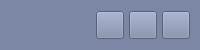
           <widget class="QFrame" name="contentTopBg">
            <property name="minimumSize">
             <size>
              <width>0</width>
              <height>50</height>
             </size>
            </property>
            <property name="maximumSize">
             <size>
              <width>16777215</width>
              <height>50</height>
             </size>
            </property>
            <property name="font">
             <font>
              <pointsize>10</pointsize>
              <italic>false</italic>
              <bold>false</bold>
              <kerning>true</kerning>
             </font>
            </property>
            <property name="styleSheet">
             <string notr="true">background-color: rgb(124, 135, 166)
</string>
            </property>
            <property name="frameShape">
             <enum>QFrame::NoFrame</enum>
            </property>
            <property name="frameShadow">
             <enum>QFrame::Raised</enum>
            </property>
            <layout class="QHBoxLayout" name="horizontalLayout">
             <property name="spacing">
              <number>0</number>
             </property>
             <property name="leftMargin">
              <number>0</number>
             </property>
             <property name="topMargin">
              <number>0</number>
             </property>
             <property name="rightMargin">
              <number>10</number>
             </property>
             <property name="bottomMargin">
              <number>0</number>
             </property>
             <item alignment="Qt::AlignRight">
              <widget class="QFrame" name="rightButtons">
               <property name="minimumSize">
                <size>
                 <width>0</width>
                 <height>28</height>
                </size>
               </property>
               <property name="frameShape">
                <enum>QFrame::NoFrame</enum>
               </property>
               <property name="frameShadow">
                <enum>QFrame::Raised</enum>
               </property>
               <layout class="QHBoxLayout" name="horizontalLayout_2">
                <property name="spacing">
                 <number>5</number>
                </property>
                <property name="leftMargin">
                 <number>0</number>
                </property>
                <property name="topMargin">
                 <number>0</number>
                </property>
                <property name="rightMargin">
                 <number>0</number>
                </property>
                <property name="bottomMargin">
                 <number>0</number>
                </property>
                <item>
                 <widget class="QPushButton" name="minimizeAppBtn">
                  <property name="minimumSize">
                   <size>
                    <width>28</width>
                    <height>28</height>
                   </size>
                  </property>
                  <property name="maximumSize">
                   <size>
                    <width>28</width>
                    <height>28</height>
                   </size>
                  </property>
                  <property name="cursor">
                   <cursorShape>PointingHandCursor</cursorShape>
                  </property>
                  <property name="toolTip">
                   <string>Minimize</string>
                  </property>
                  <property name="text">
                   <string/>
                  </property>
                  <property name="icon">
                   <iconset resource="../resources.qrc">
                    <normaloff>:/icons/images/icons/icon_minimize.png</normaloff>:/icons/images/icons/icon_minimize.png</iconset>
                  </property>
                  <property name="iconSize">
                   <size>
                    <width>20</width>
                    <height>20</height>
                   </size>
                  </property>
                 </widget>
                </item>
                <item>
                 <widget class="QPushButton" name="maximizeRestoreAppBtn">
                  <property name="minimumSize">
                   <size>
                    <width>28</width>
                    <height>28</height>
                   </size>
                  </property>
                  <property name="maximumSize">
                   <size>
                    <width>28</width>
                    <height>28</height>
                   </size>
                  </property>
                  <property name="font">
                   <font>
                    <pointsize>10</pointsize>
                    <italic>false</italic>
                    <bold>false</bold>
                    <stylestrategy>PreferDefault</stylestrategy>
                   </font>
                  </property>
                  <property name="cursor">
                   <cursorShape>PointingHandCursor</cursorShape>
                  </property>
                  <property name="toolTip">
                   <string>Maximize</string>
                  </property>
                  <property name="text">
                   <string/>
                  </property>
                  <property name="icon">
                   <iconset resource="../resources.qrc">
                    <normaloff>:/icons/images/icons/icon_settings.png</normaloff>:/icons/images/icons/icon_settings.png</iconset>
                  </property>
                  <property name="iconSize">
                   <size>
                    <width>20</width>
                    <height>20</height>
                   </size>
                  </property>
                 </widget>
                </item>
                <item>
                 <widget class="QPushButton" name="closeAppBtn">
                  <property name="minimumSize">
                   <size>
                    <width>28</width>
                    <height>28</height>
                   </size>
                  </property>
                  <property name="maximumSize">
                   <size>
                    <width>28</width>
                    <height>28</height>
                   </size>
                  </property>
                  <property name="cursor">
                   <cursorShape>PointingHandCursor</cursorShape>
                  </property>
                  <property name="toolTip">
                   <string>Close</string>
                  </property>
                  <property name="text">
                   <string/>
                  </property>
                  <property name="icon">
                   <iconset resource="../resources.qrc">
                    <normaloff>:/icons/images/icons/icon_close.png</normaloff>:/icons/images/icons/icon_close.png</iconset>
                  </property>
                  <property name="iconSize">
                   <size>
                    <width>20</width>
                    <height>20</height>
                   </size>
                  </property>
                 </widget>
                </item>
               </layout>
              </widget>
             </item>
            </layout>
           </widget>
